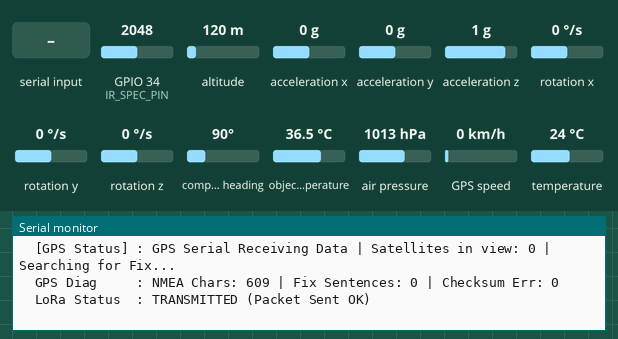
Recording of a sketch running on a simulated ESP32. Shown: the last lines printed to the serial monitor. Inputs (shaded band) come from the test bench; at power-on: altitude 120 m, GPIO 34 (IR_SPEC_PIN) = 2048, acceleration x 0 g, acceleration y 0 g, acceleration z 1 g, rotation x 0 °/s, rotation y 0 °/s, rotation z 0 °/s, compass heading 90°, object temperature 36.5 °C, air pressure 1013 hPa, GPS speed 0 km/h, temperature 24 °C (analog values on the 0–4095 scale). The GPS gets a fix after 3 s at 37.7749, -122.4194 with 8 satellites; no radio packets arrive unless stated.

Above: at 1.5 s.
1.6 s: altitude set to 20 m
At 2.7 s:
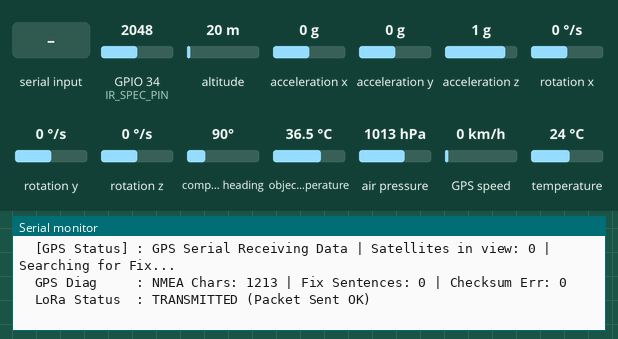
5.7 s: GPIO 34 (IR_SPEC_PIN) set to 960
At 6.9 s:
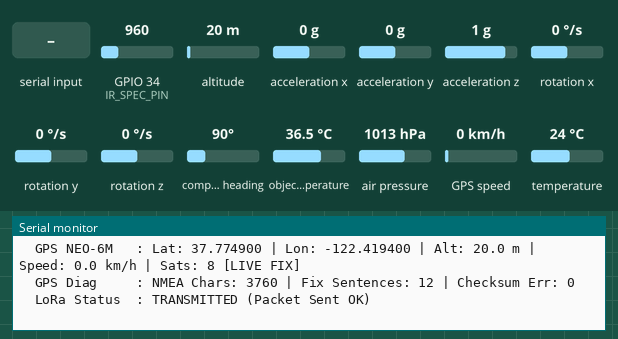
7.2 s: "1" received over the second serial link
8.7 s: acceleration x set to -1.4 g
At 9.9 s:
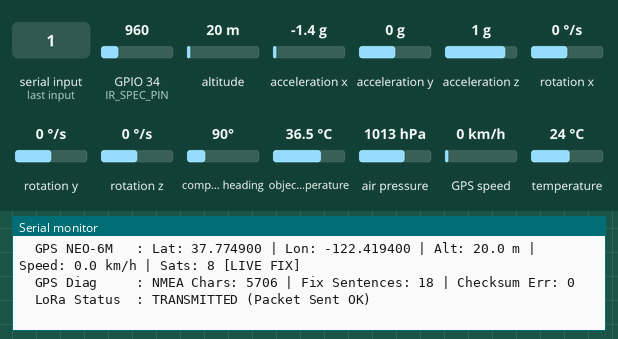
10.2 s: acceleration y set to -1.4 g
At 10.2 s:
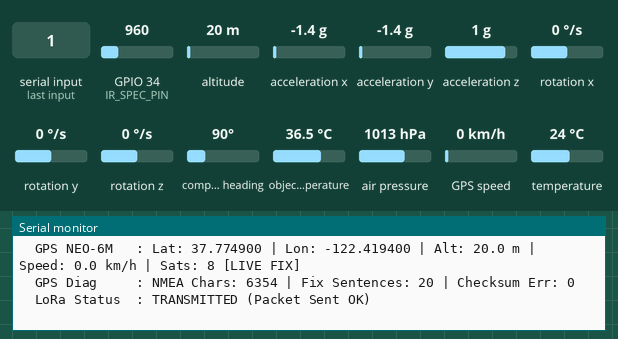
11.7 s: GPIO 34 (IR_SPEC_PIN) set to 1040
At 12.8 s:
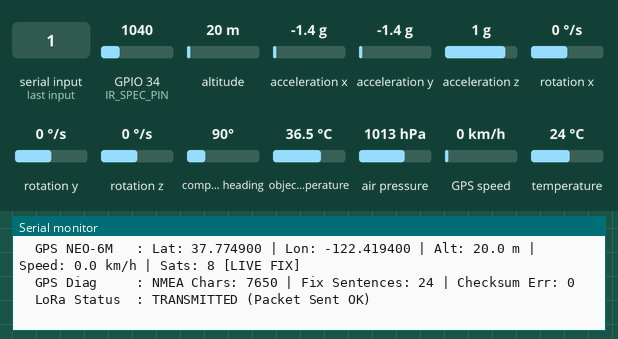
Timing chart, 0 to 14.2 s (numbered marks = the images above; inputs shaded):
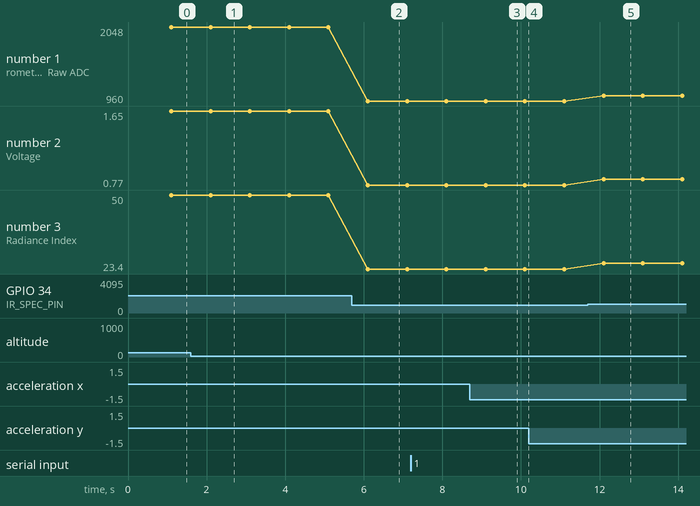

The sketch:

cubesat.ino
```cpp
#include <Wire.h>
#include <SPI.h>
#include <Adafruit_Sensor.h>
#include <Adafruit_MPU6050.h>
#include <Adafruit_BMP280.h>
#include <Adafruit_MLX90614.h>
#include <LoRa.h>
#include <TinyGPSPlus.h>
#include <HardwareSerial.h>

// ==========================================
// PIN DEFINITIONS
// ==========================================
// I2C Pins (Shared between MPU6050, BMP280, MLX90614)
#define I2C_SDA 21
#define I2C_SCL 22

// LoRa SX1278 (SPI) Pins
#define LORA_SCK  18
#define LORA_MISO 19
#define LORA_MOSI 23
#define LORA_SS   5
#define LORA_RST  14
#define LORA_DIO0 26
#define LORA_BAND 433E6 // Change to 868E6 or 915E6 according to your LoRa module frequency

// GPS NEO-6M (Hardware Serial2) Pins
// NOTE: Connect GPS TX -> ESP32 RX2 (GPIO 16) and GPS RX -> ESP32 TX2 (GPIO 17)
// NOTE: Power NEO-6M with 3.3V or 5V, ensure common GND.
#define RXD2 16
#define TXD2 17
#define GPS_BAUD 9600
#define MONITOR_BAUD 115200

// Analog IR Spectrometer Pin (ADC1 Channel 6)
#define IR_SPEC_PIN 34

// ==========================================
// SENSOR OBJECTS & STATUS FLAGS
// ==========================================
Adafruit_MPU6050 mpu;
Adafruit_BMP280  bmp;
Adafruit_MLX90614 mlx = Adafruit_MLX90614();
TinyGPSPlus gps;
HardwareSerial gpsSerial(2);

bool mpu_ok  = false;
bool bmp_ok  = false;
bool mlx_ok  = false;
bool lora_ok = false;

unsigned long packetCounter = 0;
unsigned long lastTelemetryTime = 0;
unsigned long lastByteReceived = 0;
const unsigned long TELEMETRY_INTERVAL_MS = 1000; // Send telemetry every 1 second

// Feed GPS NMEA stream helper
void feedGps() {
  while (gpsSerial.available() > 0) {
    char c = (char)gpsSerial.read();
    gps.encode(c);
    lastByteReceived = millis();
  }
}

void setup() {
  Serial.begin(MONITOR_BAUD);
  while (!Serial && millis() < 1000);
  Serial.println("\n==========================================");
  Serial.println("   ESP32 CubeSat Telemetry Node Booting   ");
  Serial.println("==========================================");

  // 1. Initialize Analog ADC for IR Spectrometer (12-bit, 0-3.3V)
  analogReadResolution(12);
  analogSetAttenuation(ADC_11db);
  pinMode(IR_SPEC_PIN, INPUT);
  Serial.println("[IR SPEC] Analog Spectrometer armed on GPIO 34 (ADC1_CH6 12-bit)");

  // 2. Initialize I2C Bus at 100kHz (Required for MLX90614 SMBus compatibility)
  Wire.begin(I2C_SDA, I2C_SCL);
  Wire.setClock(100000);
  Serial.println("[I2C] Initialized on SDA: GPIO 21, SCL: GPIO 22 @ 100kHz");

  // 3. Initialize MPU6050
  Serial.print("[MPU6050] Initializing... ");
  if (mpu.begin(0x68, &Wire)) {
    mpu_ok = true;
    mpu.setAccelerometerRange(MPU6050_RANGE_8_G);
    mpu.setGyroRange(MPU6050_RANGE_500_DEG);
    mpu.setFilterBandwidth(MPU6050_BAND_21_HZ);
    Serial.println("SUCCESS (Address: 0x68)");
  } else {
    Serial.println("FAILED! (Check wiring or AD0 pin)");
  }

  // 4. Initialize BMP280
  Serial.print("[BMP280] Initializing... ");
  if (bmp.begin(0x76)) {
    bmp_ok = true;
    Serial.println("SUCCESS (Address: 0x76)");
  } else if (bmp.begin(0x77)) {
    bmp_ok = true;
    Serial.println("SUCCESS (Address: 0x77)");
  } else {
    Serial.println("FAILED! (Check wiring/SDO pin)");
  }

  // 5. Initialize MLX90614
  Serial.print("[MLX90614] Initializing... ");
  if (mlx.begin(0x5A, &Wire)) {
    mlx_ok = true;
    Serial.println("SUCCESS (Address: 0x5A)");
  } else {
    Serial.println("FAILED! (Check wiring/power)");
  }

  // 6. Initialize GPS Serial
  gpsSerial.begin(GPS_BAUD, SERIAL_8N1, RXD2, TXD2);
  Serial.printf("[GPS] NEO-6M Serial2 initialized on RX: GPIO %d, TX: GPIO %d @ %d baud\n", RXD2, TXD2, GPS_BAUD);

  // 7. Initialize LoRa Module
  Serial.print("[LoRa] Initializing SPI & SX1278... ");
  SPI.begin(LORA_SCK, LORA_MISO, LORA_MOSI, LORA_SS);
  LoRa.setPins(LORA_SS, LORA_RST, LORA_DIO0);

  if (!LoRa.begin(LORA_BAND)) {
    Serial.println("FAILED! Check SPI wiring / 3.3V power.");
    int retries = 0;
    while (!lora_ok && retries < 5) {
      delay(500);
      Serial.printf("[LoRa] Retrying initialization (%d/5)...\n", ++retries);
      if (LoRa.begin(LORA_BAND)) {
        lora_ok = true;
        break;
      }
    }
  } else {
    lora_ok = true;
  }

  if (lora_ok) {
    LoRa.setTxPower(17); // 17 dBm (configurable 2-20)
    LoRa.setSpreadingFactor(7);
    LoRa.setSignalBandwidth(125E3);
    LoRa.setCodingRate4(5);
    LoRa.setSyncWord(0x12); // Must match Ground Station
    LoRa.enableCrc();       // MUST match Ground Station enableCrc()
    Serial.println("SUCCESS - LoRa SX1278 Online!");

    // Broadcast initial HELLO handshake message to Ground Station
    delay(250);
    LoRa.beginPacket();
    LoRa.print("HELLO:CUBESAT-1_ONLINE");
    LoRa.endPacket();
    Serial.println("[LoRa] Sent HELLO handshake packet to Ground Station!");
  } else {
    Serial.println("[LoRa Error]: LoRa SX1278 module not detected. Check: SCK(18), MISO(19), MOSI(23), NSS(5), RST(14), DIO0(26), 3.3V, GND.");
  }

  Serial.println("\nInitialization complete! Starting telemetry loop...\n");
}

void loop() {
  // Continuously feed incoming NMEA sentences from GPS
  feedGps();

  // Check telemetry broadcast timer
  if (millis() - lastTelemetryTime >= TELEMETRY_INTERVAL_MS) {
    lastTelemetryTime = millis();
    packetCounter++;

    // ----------------------------------------------------
    // Read MPU6050 IMU Data
    // ----------------------------------------------------
    float ax = 0, ay = 0, az = 0;
    float gx = 0, gy = 0, gz = 0;
    if (mpu_ok) {
      sensors_event_t a, g, temp;
      mpu.getEvent(&a, &g, &temp);
      ax = a.acceleration.x;
      ay = a.acceleration.y;
      az = a.acceleration.z;
      gx = g.gyro.x;
      gy = g.gyro.y;
      gz = g.gyro.z;
    }

    // ----------------------------------------------------
    // Read BMP280 Environmental Data
    // ----------------------------------------------------
    float bmp_temp = 0;
    float bmp_press = 0;
    float bmp_alt = 0;
    if (bmp_ok) {
      bmp_temp  = bmp.readTemperature();
      bmp_press = bmp.readPressure() / 100.0F; // Convert Pa to hPa
      bmp_alt   = bmp.readAltitude(1013.25);   // Altitude using standard sea-level pressure
    }

    // ----------------------------------------------------
    // Read MLX90614 Infrared Temp Data
    // ----------------------------------------------------
    double amb_temp = 0;
    double obj_temp = 0;
    if (mlx_ok) {
      amb_temp = mlx.readAmbientTempC();
      obj_temp = mlx.readObjectTempC();
    }

    // ----------------------------------------------------
    // Read Analog IR Spectrometer (GPIO 34 ADC1)
    // ----------------------------------------------------
    int spec_raw = 0;
    for (int i = 0; i < 4; i++) {
      spec_raw += analogRead(IR_SPEC_PIN);
      feedGps(); // Keep feeding GPS during reads
    }
    spec_raw /= 4;
    float spec_v = (spec_raw / 4095.0F) * 3.3F;
    float spec_pct = (spec_raw / 4095.0F) * 100.0F;

    // ----------------------------------------------------
    // Read GPS Data & Diagnostics (100% Real Hardware Data)
    // ----------------------------------------------------
    feedGps();
    bool has_gps_fix = gps.location.isValid();
    double lat = has_gps_fix ? gps.location.lat() : 0.0;
    double lng = has_gps_fix ? gps.location.lng() : 0.0;
    double gps_alt = (has_gps_fix && gps.altitude.isValid()) ? gps.altitude.meters() : 0.0;
    double speed_kmph = (has_gps_fix && gps.speed.isValid()) ? gps.speed.kmph() : 0.0;
    int sats = gps.satellites.isValid() ? gps.satellites.value() : 0;

    unsigned long chars = gps.charsProcessed();
    unsigned long fixes = gps.sentencesWithFix();
    unsigned long failed = gps.failedChecksum();

    // ----------------------------------------------------
    // Construct Compact CSV Telemetry Packet
    // ----------------------------------------------------
    char packet[256];
    snprintf(packet, sizeof(packet),
      "PKT:%lu,A:%.2f/%.2f/%.2f,G:%.2f/%.2f/%.2f,T:%.1f,P:%.1f,H:%.1f,IR:%.1f/%.1f,SPEC:%d/%.1f,GPS:%.6f/%.6f/%.1f,SAT:%d",
      packetCounter,
      ax, ay, az,
      gx, gy, gz,
      bmp_temp, bmp_press, bmp_alt,
      amb_temp, obj_temp,
      spec_raw, spec_pct,
      lat, lng, gps_alt, sats
    );

    // ----------------------------------------------------
    // Broadcast via LoRa
    // ----------------------------------------------------
    bool tx_success = false;
    if (lora_ok) {
      LoRa.beginPacket();
      LoRa.print(packet);
      tx_success = (LoRa.endPacket() == 1);
    }

    // ----------------------------------------------------
    // Print to Serial Monitor for Real-time Debugging
    // ----------------------------------------------------
    Serial.println("--------------------------------------------------------------------------------");
    Serial.printf("[PKT #%lu] %s\n", packetCounter, packet);
    Serial.printf("  IMU (m/s^2)  : Accel [X: %.2f, Y: %.2f, Z: %.2f] | Gyro [X: %.2f, Y: %.2f, Z: %.2f]\n", ax, ay, az, gx, gy, gz);
    Serial.printf("  BMP280       : Temp: %.2f C | Press: %.2f hPa | Alt: %.2f m\n", bmp_temp, bmp_press, bmp_alt);
    Serial.printf("  MLX90614     : Ambient: %.2f C | Object (Target): %.2f C\n", amb_temp, obj_temp);
    Serial.printf("  IR Spectrometer: Raw ADC: %d | Voltage: %.2f V | Radiance Index: %.1f %%\n", spec_raw, spec_v, spec_pct);

    if (gps.location.isValid()) {
      Serial.printf("  GPS NEO-6M   : Lat: %.6f | Lon: %.6f | Alt: %.1f m | Speed: %.1f km/h | Sats: %d [LIVE FIX]\n",
                    lat, lng, gps_alt, speed_kmph, sats);
    } else {
      if (millis() - lastByteReceived > 4000) {
        Serial.println("  [GPS Warning]: No serial bytes from Neo 6M GPS module!");
        Serial.println("  Check Wiring: Neo 6M TX -> ESP32 GPIO 16 (RX2), VCC -> 3.3V/5V, GND -> GND");
      } else {
        Serial.printf("  [GPS Status] : GPS Serial Receiving Data | Satellites in view: %d | Searching for Fix...\n", sats);
      }
    }
    Serial.printf("  GPS Diag     : NMEA Chars: %lu | Fix Sentences: %lu | Checksum Err: %lu\n", chars, fixes, failed);
    Serial.printf("  LoRa Status  : %s\n", lora_ok ? (tx_success ? "TRANSMITTED (Packet Sent OK)" : "TX ERROR/TIMEOUT") : "OFFLINE (Module not found)");
  }
}
```

Measured:
- after the input at 5.7 s, the serial monitor: prints a new line after 0.37 s (image 2)
- after the input at 8.7 s, the serial monitor: prints a new line after 0.37 s (image 3)
- after the input at 11.7 s, the serial monitor: prints a new line after 0.37 s (image 5)
- plotted number 1: 2048 → 960 after the input at 5.7 s, 960 → 1040 after the input at 11.7 s
- plotted number 2: 1.65 → 0.77 after the input at 5.7 s, 0.77 → 0.84 after the input at 11.7 s
- plotted number 3: 50 → 23.4 after the input at 5.7 s, 23.4 → 25.4 after the input at 11.7 s
